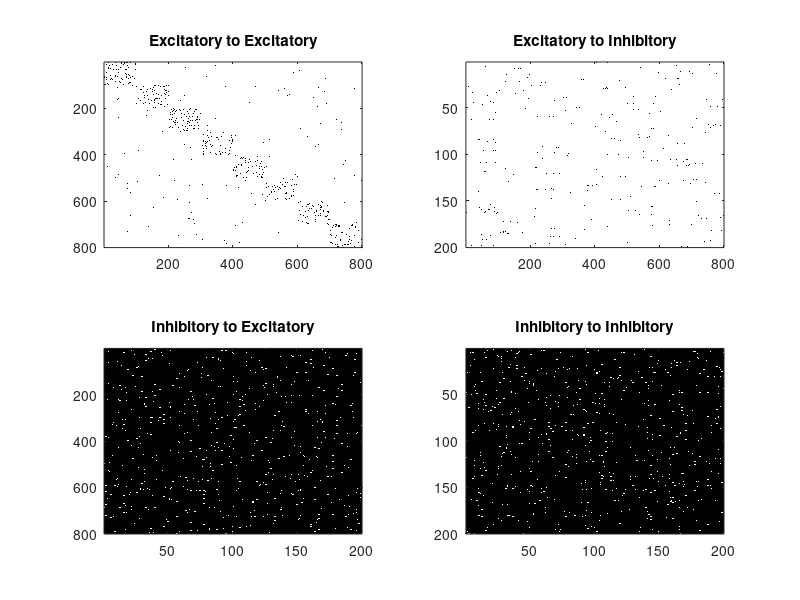

This figure's MATLAB source:
function PlotMatricesQ1()

load('Network.mat','layer');

ExToEx = layer{1}.S{1};
InToIn = layer{2}.S{2};
InToEx = layer{1}.S{2};
ExToIn = layer{2}.S{1};

SetColorMap();

figure(1)
clf

subplot(2,2,1)
imagesc(ExToEx);
title('Excitatory to Excitatory');

subplot(2,2,2)
imagesc(ExToIn);
title('Excitatory to Inhibitory');

subplot(2,2,3)
imagesc(InToEx);
title('Inhibitory to Excitatory');

subplot(2,2,4)
imagesc(InToIn);
title('Inhibitory to Inhibitory');

drawnow


end

function SetColorMap()

colorMap = zeros(64,3);
colorMap(1,:) = [1,1,1];

colormap(colorMap);
end

